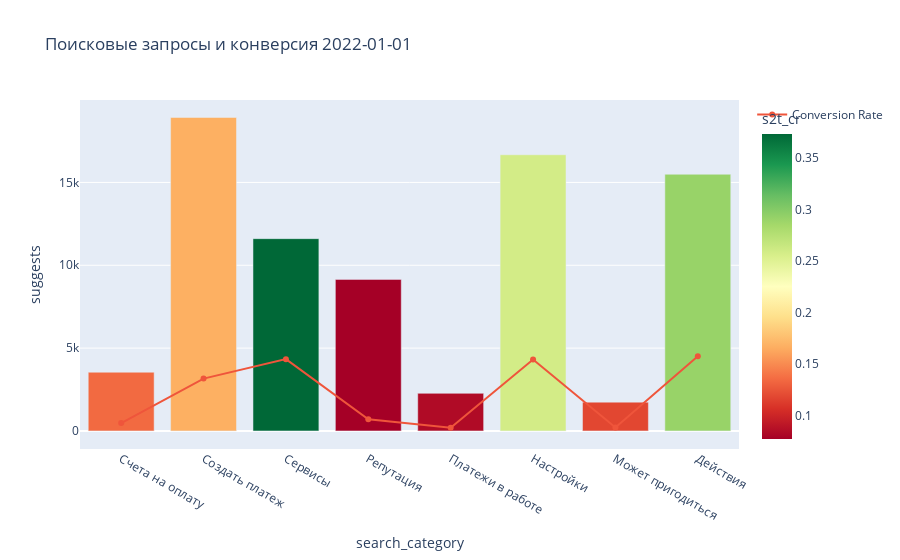
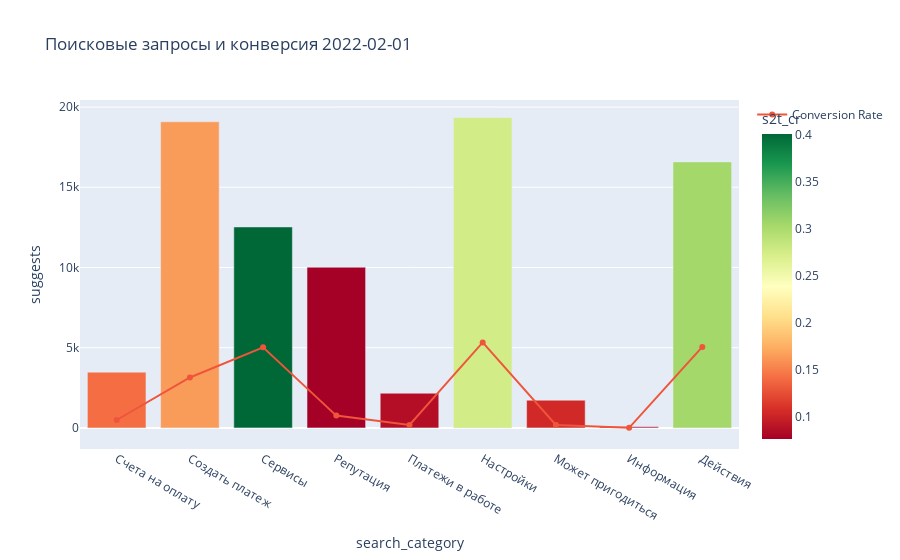
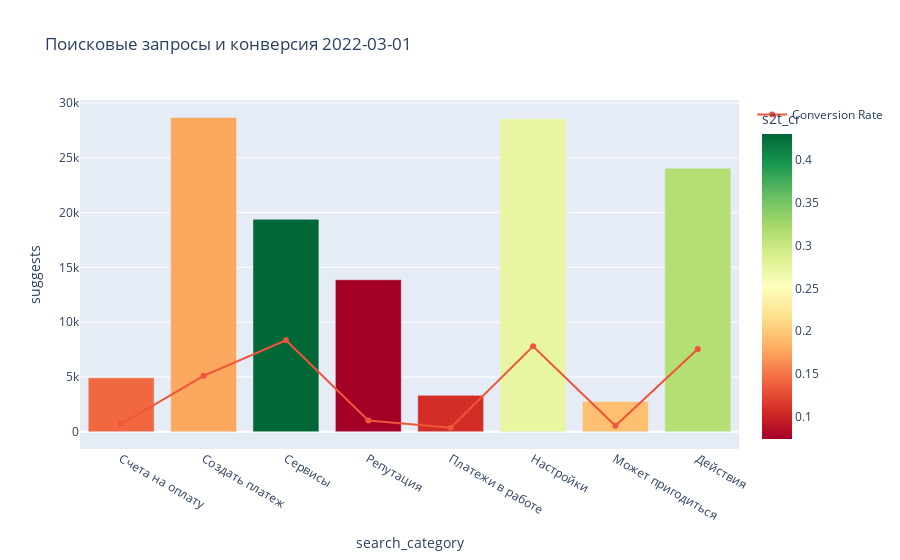
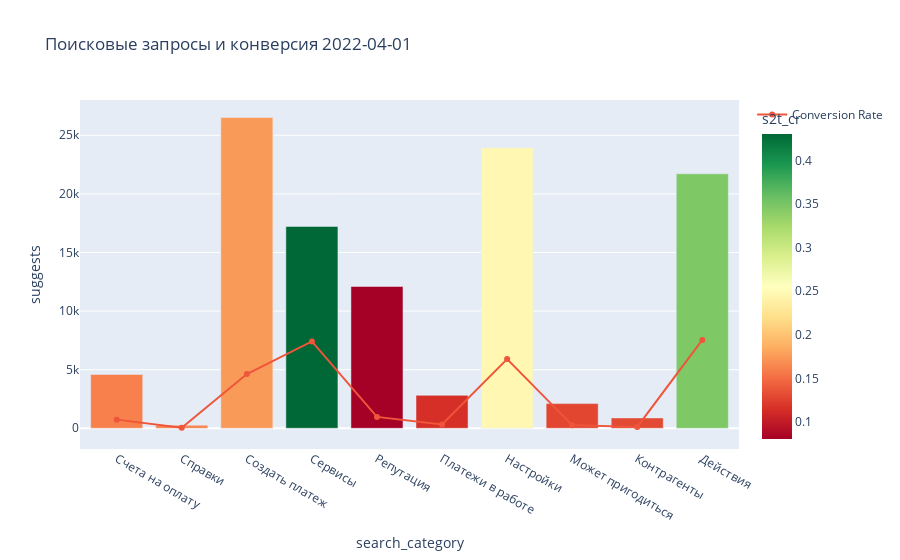

Notebook code for these charts, in order:
### Code cell
for m in months:
    
    df_i = query_cat_1[(query_cat_1['month_dt']==m)&(query_cat_1['suggests']>50)]
    
    fig = px.bar(df_i, x="search_category", y="suggests",
                 color="s2t_cr",
                 color_continuous_scale=px.colors.diverging.RdYlGn,
                 title="Поисковые запросы и конверсия"+" "+str(pd.Timestamp(m).date())
                )

    fig.add_trace(
        go.Scatter(
            x=df_i["search_category"],
            y=df_i["taps"],
            name="Conversion Rate"
        ))

    fig.show()

### Figure 1 — Plotly figure (JSON) as saved in the notebook; plotly's stock layout.template omitted (floating-point values rounded to 4 significant figures)
{"data": [{"alignmentgroup": "True", "hovertemplate": "search_category=%{x}<br>suggests=%{y}<br>s2t_cr=%{marker.color}<extra></extra>", "legendgroup": "", "marker": {"color": [0.1348, 0.167, 0.3735, 0.07717, 0.0837, 0.2585, 0.1179, 0.291], "coloraxis": "coloraxis", "pattern": {"shape": ""}}, "name": "", "offsetgroup": "", "orientation": "v", "showlegend": false, "textposition": "auto", "type": "bar", "x": ["Счета на оплату", "Создать платеж", "Сервисы", "Репутация", "Платежи в работе", "Настройки", "Может пригодиться", "Действия"], "xaxis": "x", "y": [3545, 18923, 11607, 9149, 2270, 16671, 1739, 15494], "yaxis": "y"}, {"name": "Conversion Rate", "type": "scatter", "x": ["Счета на оплату", "Создать платеж", "Сервисы", "Репутация", "Платежи в работе", "Настройки", "Может пригодиться", "Действия"], "y": [478, 3160, 4335, 706, 190, 4309, 205, 4508]}], "layout": {"barmode": "relative", "coloraxis": {"colorbar": {"title": {"text": "s2t_cr"}}, "colorscale": [[0, "rgb(165,0,38)"], [0.1, "rgb(215,48,39)"], [0.2, "rgb(244,109,67)"], [0.3, "rgb(253,174,97)"], [0.4, "rgb(254,224,139)"], [0.5, "rgb(255,255,191)"], [0.6, "rgb(217,239,139)"], [0.7, "rgb(166,217,106)"], [0.8, "rgb(102,189,99)"], [0.9, "rgb(26,152,80)"], [1, "rgb(0,104,55)"]]}, "legend": {"tracegroupgap": 0}, "title": {"text": "Поисковые запросы и конверсия 2022-01-01"}, "xaxis": {"anchor": "y", "domain": [0, 1], "title": {"text": "search_category"}}, "yaxis": {"anchor": "x", "domain": [0, 1], "title": {"text": "suggests"}}}}

### Figure 2 — Plotly figure (JSON) as saved in the notebook; plotly's stock layout.template omitted (floating-point values rounded to 4 significant figures)
{"data": [{"alignmentgroup": "True", "hovertemplate": "search_category=%{x}<br>suggests=%{y}<br>s2t_cr=%{marker.color}<extra></extra>", "legendgroup": "", "marker": {"color": [0.1415, 0.1646, 0.4008, 0.07639, 0.08615, 0.2754, 0.1043, 0.07937, 0.3045], "coloraxis": "coloraxis", "pattern": {"shape": ""}}, "name": "", "offsetgroup": "", "orientation": "v", "showlegend": false, "textposition": "auto", "type": "bar", "x": ["Счета на оплату", "Создать платеж", "Сервисы", "Репутация", "Платежи в работе", "Настройки", "Может пригодиться", "Информация", "Действия"], "xaxis": "x", "y": [3471, 19084, 12525, 10014, 2159, 19352, 1725, 63, 16580], "yaxis": "y"}, {"name": "Conversion Rate", "type": "scatter", "x": ["Счета на оплату", "Создать платеж", "Сервисы", "Репутация", "Платежи в работе", "Настройки", "Может пригодиться", "Информация", "Действия"], "y": [491, 3141, 5020, 765, 186, 5329, 180, 5, 5049]}], "layout": {"barmode": "relative", "coloraxis": {"colorbar": {"title": {"text": "s2t_cr"}}, "colorscale": [[0, "rgb(165,0,38)"], [0.1, "rgb(215,48,39)"], [0.2, "rgb(244,109,67)"], [0.3, "rgb(253,174,97)"], [0.4, "rgb(254,224,139)"], [0.5, "rgb(255,255,191)"], [0.6, "rgb(217,239,139)"], [0.7, "rgb(166,217,106)"], [0.8, "rgb(102,189,99)"], [0.9, "rgb(26,152,80)"], [1, "rgb(0,104,55)"]]}, "legend": {"tracegroupgap": 0}, "title": {"text": "Поисковые запросы и конверсия 2022-02-01"}, "xaxis": {"anchor": "y", "domain": [0, 1], "title": {"text": "search_category"}}, "yaxis": {"anchor": "x", "domain": [0, 1], "title": {"text": "suggests"}}}}

### Figure 3 — Plotly figure (JSON) as saved in the notebook; plotly's stock layout.template omitted (floating-point values rounded to 4 significant figures)
{"data": [{"alignmentgroup": "True", "hovertemplate": "search_category=%{x}<br>suggests=%{y}<br>s2t_cr=%{marker.color}<extra></extra>", "legendgroup": "", "marker": {"color": [0.1422, 0.178, 0.4306, 0.07411, 0.1076, 0.2728, 0.1938, 0.3143], "coloraxis": "coloraxis", "pattern": {"shape": ""}}, "name": "", "offsetgroup": "", "orientation": "v", "showlegend": false, "textposition": "auto", "type": "bar", "x": ["Счета на оплату", "Создать платеж", "Сервисы", "Репутация", "Платежи в работе", "Настройки", "Может пригодиться", "Действия"], "xaxis": "x", "y": [4917, 28688, 19393, 13872, 3318, 28576, 2766, 24041], "yaxis": "y"}, {"name": "Conversion Rate", "type": "scatter", "x": ["Счета на оплату", "Создать платеж", "Сервисы", "Репутация", "Платежи в работе", "Настройки", "Может пригодиться", "Действия"], "y": [699, 5107, 8350, 1028, 357, 7795, 536, 7557]}], "layout": {"barmode": "relative", "coloraxis": {"colorbar": {"title": {"text": "s2t_cr"}}, "colorscale": [[0, "rgb(165,0,38)"], [0.1, "rgb(215,48,39)"], [0.2, "rgb(244,109,67)"], [0.3, "rgb(253,174,97)"], [0.4, "rgb(254,224,139)"], [0.5, "rgb(255,255,191)"], [0.6, "rgb(217,239,139)"], [0.7, "rgb(166,217,106)"], [0.8, "rgb(102,189,99)"], [0.9, "rgb(26,152,80)"], [1, "rgb(0,104,55)"]]}, "legend": {"tracegroupgap": 0}, "title": {"text": "Поисковые запросы и конверсия 2022-03-01"}, "xaxis": {"anchor": "y", "domain": [0, 1], "title": {"text": "search_category"}}, "yaxis": {"anchor": "x", "domain": [0, 1], "title": {"text": "suggests"}}}}

### Figure 4 — Plotly figure (JSON) as saved in the notebook; plotly's stock layout.template omitted (floating-point values rounded to 4 significant figures)
{"data": [{"alignmentgroup": "True", "hovertemplate": "search_category=%{x}<br>suggests=%{y}<br>s2t_cr=%{marker.color}<extra></extra>", "legendgroup": "", "marker": {"color": [0.1609, 0.1622, 0.1745, 0.4303, 0.08039, 0.1145, 0.2467, 0.1281, 0.1301, 0.347], "coloraxis": "coloraxis", "pattern": {"shape": ""}}, "name": "", "offsetgroup": "", "orientation": "v", "showlegend": false, "textposition": "auto", "type": "bar", "x": ["Счета на оплату", "Справки", "Создать платеж", "Сервисы", "Репутация", "Платежи в работе", "Настройки", "Может пригодиться", "Контрагенты", "Действия"], "xaxis": "x", "y": [4594, 259, 26520, 17219, 12103, 2811, 23932, 2107, 884, 21717], "yaxis": "y"}, {"name": "Conversion Rate", "type": "scatter", "x": ["Счета на оплату", "Справки", "Создать платеж", "Сервисы", "Репутация", "Платежи в работе", "Настройки", "Может пригодиться", "Контрагенты", "Действия"], "y": [739, 42, 4628, 7410, 973, 322, 5905, 270, 115, 7535]}], "layout": {"barmode": "relative", "coloraxis": {"colorbar": {"title": {"text": "s2t_cr"}}, "colorscale": [[0, "rgb(165,0,38)"], [0.1, "rgb(215,48,39)"], [0.2, "rgb(244,109,67)"], [0.3, "rgb(253,174,97)"], [0.4, "rgb(254,224,139)"], [0.5, "rgb(255,255,191)"], [0.6, "rgb(217,239,139)"], [0.7, "rgb(166,217,106)"], [0.8, "rgb(102,189,99)"], [0.9, "rgb(26,152,80)"], [1, "rgb(0,104,55)"]]}, "legend": {"tracegroupgap": 0}, "title": {"text": "Поисковые запросы и конверсия 2022-04-01"}, "xaxis": {"anchor": "y", "domain": [0, 1], "title": {"text": "search_category"}}, "yaxis": {"anchor": "x", "domain": [0, 1], "title": {"text": "suggests"}}}}
